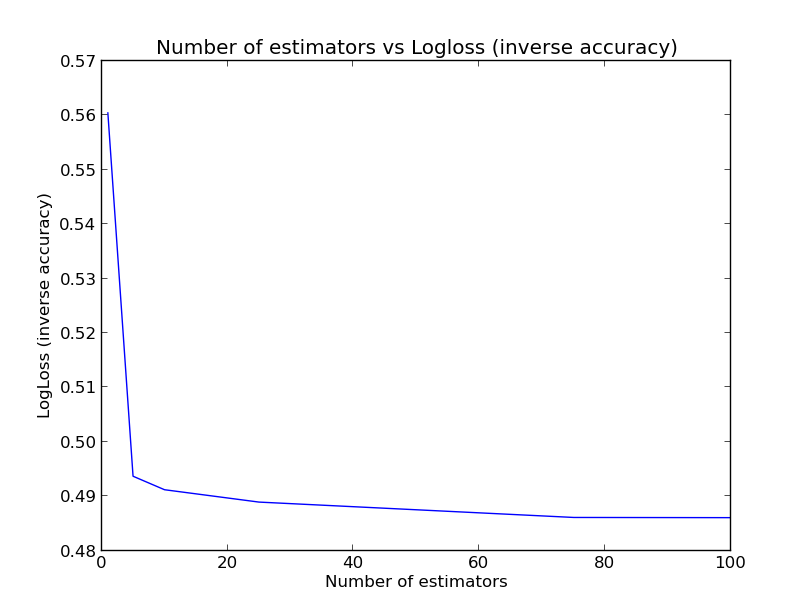

The Python source for this figure:
import math
import matplotlib.pyplot as plt
y=[0.56042043,0.49368716,0.49120819,0.48893779,0.48611452,0.48607925]
x=[1,5,10,25,75,100]
plt.plot(x, y)
plt.xlabel("Number of estimators")
plt.ylabel("LogLoss (inverse accuracy)")
plt.title("Number of estimators vs Logloss (inverse accuracy)")
plt.show()
